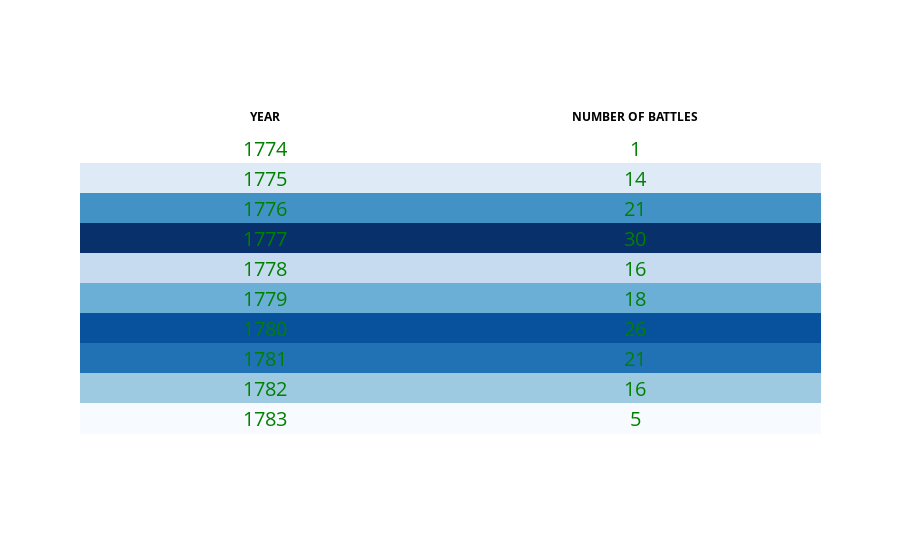

Source (notebook cell):
### Markdown cell above
#### Displaying some statistics.
We can check ourselves - lets display some statistics - the largest number of battles by year.

### Code cell
import colorlover as cl
results=revolution_data.groupby(['Year']).size().reset_index(name='Count').sort_values(by=['Count'])
results= results[results['Year']!=" "].reset_index(drop=True)
results["Colour"]=['rgb(255,255,255)'] + cl.scales['9']['seq']['Blues'] 
results=results.sort_values(by=['Year'])
trace0 = go.Table(
  type = 'table',
  header = dict(
    values = [ "<b>YEAR</b>","<b>NUMBER OF BATTLES</b>",],
    line = dict(color = 'white'),
    fill = dict(color = 'white'),
    align = ['center'],
    font = dict(color = 'black', size = 12)
  ),
  cells = dict(
    values = [results.Year, results.Count],
    line = dict(color = [results.Colour]),
    fill = dict(color = [results.Colour]),
    align = 'center',
    height = 30,
    font = dict(color = 'green', size = 20)
    ))

data = [trace0]

iplot(data)

### Figure 1 — Plotly figure (JSON) as saved in the notebook; plotly's stock layout.template omitted (floating-point values rounded to 4 significant figures)
{"data": [{"cells": {"align": "center", "fill": {"color": [["rgb(255,255,255)", "rgb(222,235,247)", "rgb(66,146,198)", "rgb(8,48,107)", "rgb(198,219,239)", "rgb(107,174,214)", "rgb(8,81,156)", "rgb(33,113,181)", "rgb(158,202,225)", "rgb(247,251,255)"]]}, "font": {"color": "green", "size": 20}, "height": 30, "line": {"color": [["rgb(255,255,255)", "rgb(222,235,247)", "rgb(66,146,198)", "rgb(8,48,107)", "rgb(198,219,239)", "rgb(107,174,214)", "rgb(8,81,156)", "rgb(33,113,181)", "rgb(158,202,225)", "rgb(247,251,255)"]]}, "values": [["1774", "1775", "1776", "1777", "1778", "1779", "1780", "1781", "1782", "1783"], [1, 14, 21, 30, 16, 18, 26, 21, 16, 5]]}, "header": {"align": ["center"], "fill": {"color": "white"}, "font": {"color": "black", "size": 12}, "line": {"color": "white"}, "values": ["<b>YEAR</b>", "<b>NUMBER OF BATTLES</b>"]}, "type": "table"}], "layout": {}}
